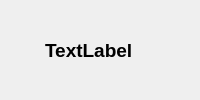
                         <widget class="QWidget" name="widget_107" native="true">
                          <layout class="QHBoxLayout" name="horizontalLayout_42">
                           <property name="spacing">
                            <number>0</number>
                           </property>
                           <property name="leftMargin">
                            <number>0</number>
                           </property>
                           <property name="topMargin">
                            <number>0</number>
                           </property>
                           <property name="rightMargin">
                            <number>0</number>
                           </property>
                           <property name="bottomMargin">
                            <number>0</number>
                           </property>
                           <item>
                            <widget class="QWidget" name="widget_114" native="true">
                             <layout class="QHBoxLayout" name="horizontalLayout_40">
                              <item>
                               <widget class="QLabel" name="shop4RingIcon">
                                <property name="minimumSize">
                                 <size>
                                  <width>30</width>
                                  <height>30</height>
                                 </size>
                                </property>
                                <property name="maximumSize">
                                 <size>
                                  <width>30</width>
                                  <height>30</height>
                                 </size>
                                </property>
                                <property name="text">
                                 <string/>
                                </property>
                                <property name="pixmap">
                                 <pixmap>images/ring.png</pixmap>
                                </property>
                                <property name="scaledContents">
                                 <bool>true</bool>
                                </property>
                               </widget>
                              </item>
                              <item>
                               <widget class="QLabel" name="shop4PriceLabel">
                                <property name="font">
                                 <font>
                                  <pointsize>14</pointsize>
                                  <bold>true</bold>
                                 </font>
                                </property>
                                <property name="text">
                                 <string>TextLabel</string>
                                </property>
                               </widget>
                              </item>
                             </layout>
                            </widget>
                           </item>
                          </layout>
                         </widget>
